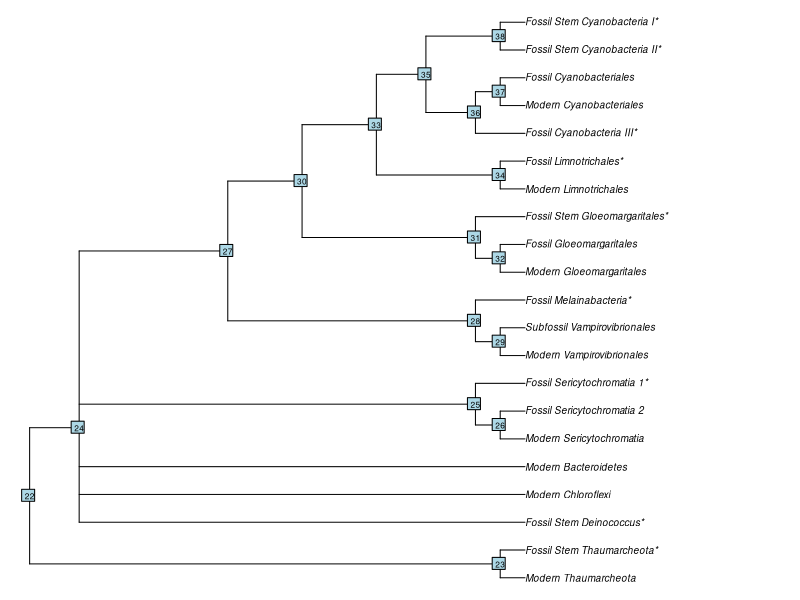
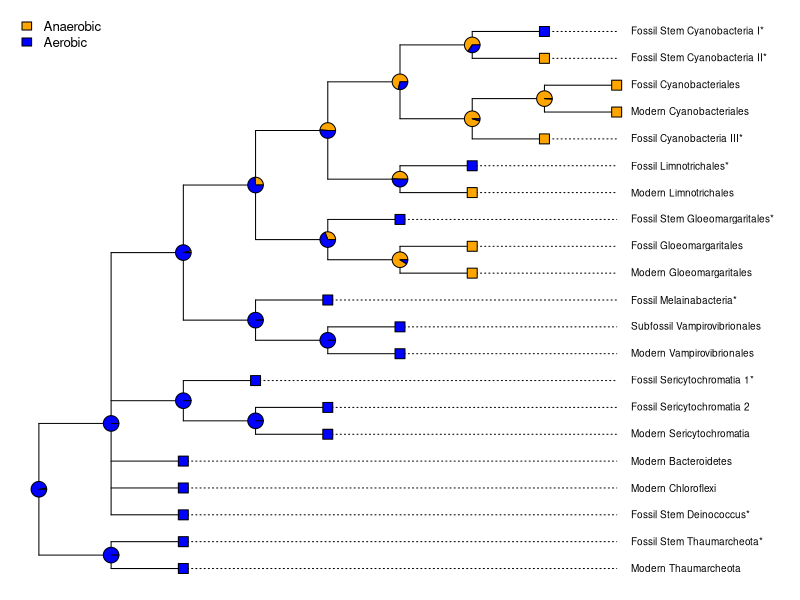

Source code (R) for these figures, in order:
library(ape)
library(phytools)

# Tip names must match your spectral sample names (no spaces)
FSC1 <- "Fossil_Stem_Cyanobacteria_I*";   FSC2 <- "Fossil_Stem_Cyanobacteria_II*"
FCy3 <- "Fossil_Cyanobacteria_III*";      FCya <- "Fossil_Cyanobacteriales"
MCya <- "Modern_Cyanobacteriales"
FLim <- "Fossil_Limnotrichales*";         MLim <- "Modern_Limnotrichales"
FSG  <- "Fossil_Stem_Gloeomargaritales*"; FGlo <- "Fossil_Gloeomargaritales"
MGlo <- "Modern_Gloeomargaritales"
FMel <- "Fossil_Melainabacteria*";        SubV <- "Subfossil_Vampirovibrionales"
MVam <- "Modern_Vampirovibrionales"
FSer <- "Fossil_Sericytochromatia_1*";      FSerS <- "Fossil_Sericytochromatia_2"
MSer <- "Modern_Sericytochromatia"
MBac <- "Modern_Bacteroidetes";          MChl <- "Modern_Chloroflexi"
FDei <- "Fossil_Stem_Deinococcus*"
FTha <- "Fossil_Stem_Thaumarcheota*";     MTha <- "Modern_Thaumarcheota"

cyano_r <- sprintf("((%s,(%s,%s)),(%s,%s))", FCy3, MCya, FCya, FSC2, FSC1)
limno_r <- sprintf("((%s,%s),%s)", MLim, FLim, cyano_r)
gloeo_r <- sprintf("((%s,%s),%s)", MGlo, FGlo, FSG)
upper_r <- sprintf("(((%s,%s),%s),(%s,%s))", MVam, SubV, FMel, gloeo_r, limno_r)
lower_r <- sprintf("(%s,%s,%s,((%s,%s),%s),%s)", FDei, MChl, MBac, MSer, FSerS, FSer, upper_r)
newick_flip <- sprintf("((%s,%s),%s);", MTha, FTha, lower_r)

# Making the blueprint tree!
tree <- read.tree(text = newick_flip)
plot(tree, cex = 0.6, no.margin = TRUE)
nodelabels(cex = 0.5)


# Encoding binary traits of aerobic versus non-aerobic respiration
aerobic_tips <- c(FSC1, FLim, FSer, FSerS, FSG, MVam, FMel, SubV,
                  MBac, MSer, MChl, FDei, FTha, MTha)

stopifnot(all(aerobic_tips %in% tree$tip.label))   # checking that all species exist in the tree

states <- setNames(as.integer(tree$tip.label %in% aerobic_tips), tree$tip.label)
table(states)   # expect 14 ones (aerobic) and 7 zeros (anaerobic)

# Topology only, agnostic to branch length - all branch lengths are set to 1
tree_eq <- compute.brlen(tree, 1)

fit_er  <- fitMk(tree_eq, states, model = "ER")
fit_ard <- fitMk(tree_eq, states, model = "ARD")
AIC(fit_er); AIC(fit_ard)

anc   <- ancr(fit_er)
names(anc)
probs <- anc$ace

# Confirm the matrix has one row per internal node and columns "0" and "1"
dim(probs)          
colnames(probs)       
round(head(probs), 2)

# Save the plot
H <- max(node.depth.edgelength(tree_eq))   # distance from root to deepest tip
H

png("plots/tree.png", width = 7.5, height = 7.5, units = "in", res = 500)

par(mar = c(0.5, 0.5, 0.5, 0.5), xpd = NA)

plot(tree_eq, cex = 0.6, align.tip.label = TRUE, font = 1, label.offset = 0.2,
     x.lim = c(0, H * 1.25))   # increase 1.35 if the longest label is still clipped

ape::nodelabels(node = as.integer(rownames(probs)), pie = probs,
                piecol = c("orange", "blue"), cex = 0.5)
legend("topleft", legend = c("Anaerobic", "Aerobic"),
       fill = c("orange", "blue"), bty = "n", cex = 0.8)
tip_cols <- ifelse(states[tree_eq$tip.label] == 1, "blue", "orange")
tiplabels(pch = 22, bg = tip_cols, col = "black", cex = 1.5)

dev.off()
